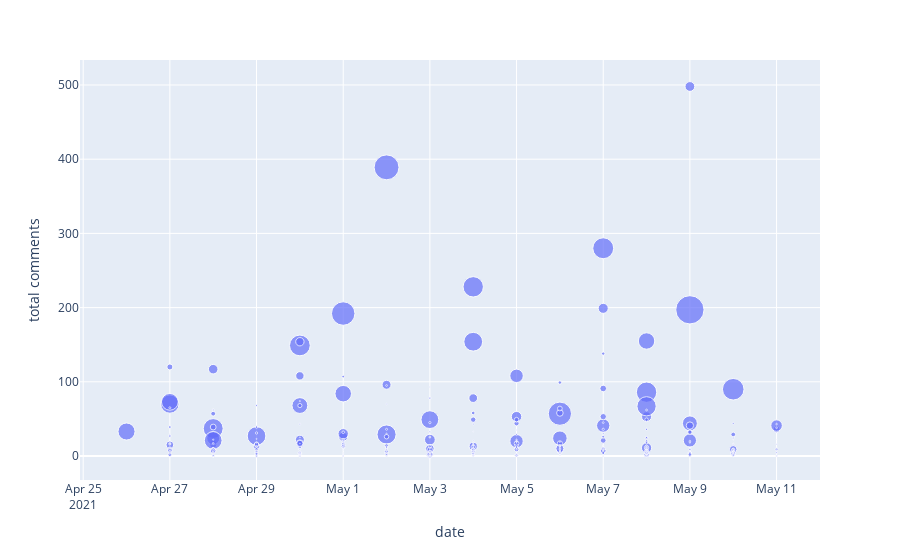

The cell this chart's notebook holds for it:
### Code cell
# new_df = px.data.gapminder()

# new_df.head(5)
fig = px.scatter(
#     new_df.query("year==2007"),
    df.query('platform==1'),
    x="date", y="total comments",
             size="score", 
#                  color="continent",
                 hover_name="title")
fig.show()

### Figure 1 — Plotly figure (JSON) as saved in the notebook; plotly's stock layout.template omitted (floating-point values rounded to 4 significant figures; data arrays with more than 128 entries replaced by an {"elided": "..."} marker saying what was removed)
{"data": [{"hovertemplate": "<b>%{hovertext}</b><br><br>date=%{x}<br>total comments=%{y}<br>score=%{marker.size}<extra></extra>", "hovertext": {"elided": "500 str values"}, "legendgroup": "", "marker": {"color": "#636efa", "size": {"elided": "500 int values"}, "sizemode": "area", "sizeref": 9.015, "symbol": "circle"}, "mode": "markers", "name": "", "orientation": "v", "showlegend": false, "type": "scatter", "x": {"elided": "500 str values"}, "xaxis": "x", "y": {"elided": "500 int values"}, "yaxis": "y"}], "layout": {"legend": {"itemsizing": "constant", "tracegroupgap": 0}, "margin": {"t": 60}, "xaxis": {"anchor": "y", "domain": [0, 1], "title": {"text": "date"}}, "yaxis": {"anchor": "x", "domain": [0, 1], "title": {"text": "total comments"}}}}
